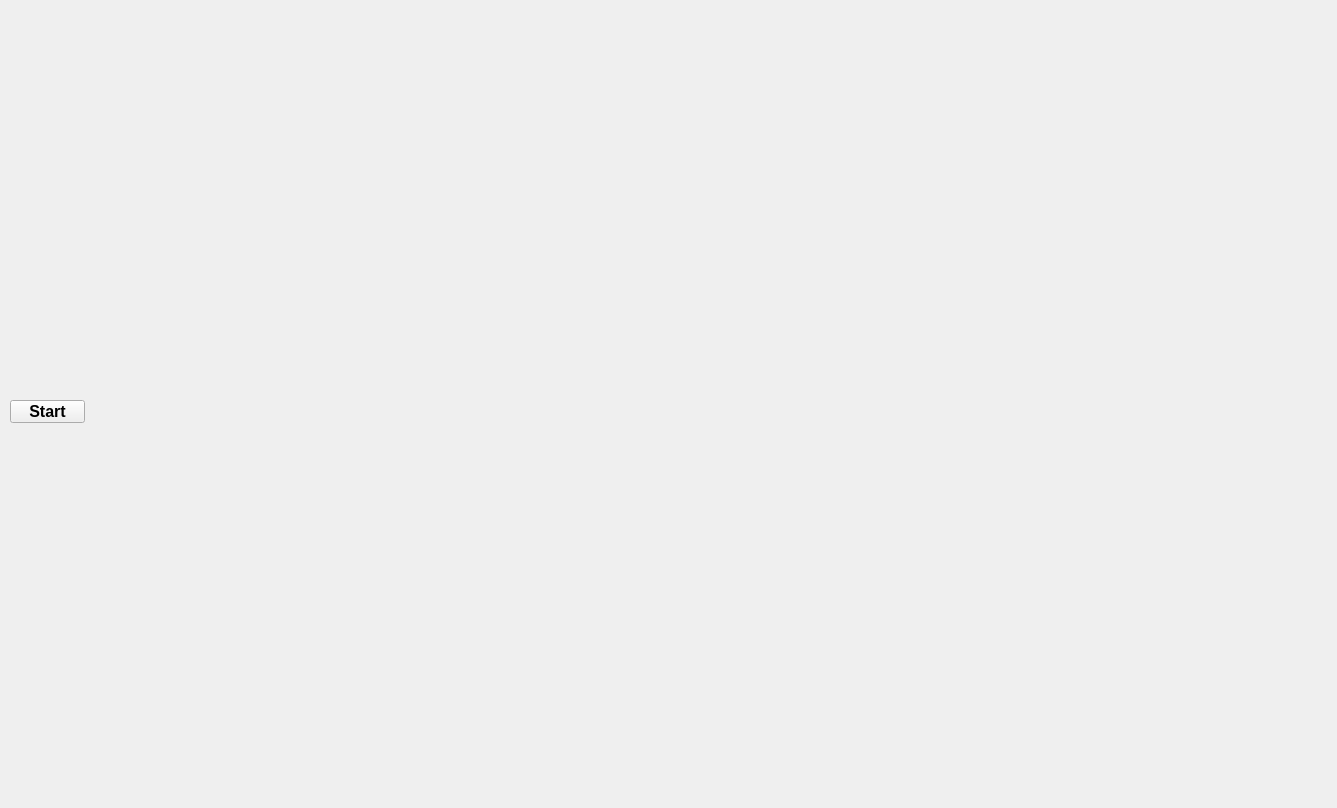
<?xml version="1.0" encoding="UTF-8"?>
<ui version="4.0">
 <class>SFGExperiment</class>
 <widget class="QMainWindow" name="SFGExperiment">
  <property name="geometry">
   <rect>
    <x>0</x>
    <y>0</y>
    <width>1337</width>
    <height>808</height>
   </rect>
  </property>
  <property name="windowTitle">
   <string>SFG</string>
  </property>
  <widget class="QWidget" name="centralwidget">
   <widget class="QWidget" name="StageWidget" native="true">
    <property name="geometry">
     <rect>
      <x>9</x>
      <y>9</y>
      <width>553</width>
      <height>392</height>
     </rect>
    </property>
   </widget>
   <widget class="QWidget" name="MessageWidget" native="true">
    <property name="geometry">
     <rect>
      <x>9</x>
      <y>418</y>
      <width>553</width>
      <height>381</height>
     </rect>
    </property>
   </widget>
   <widget class="QWidget" name="DetectorWidget" native="true">
    <property name="geometry">
     <rect>
      <x>568</x>
      <y>278</y>
      <width>761</width>
      <height>521</height>
     </rect>
    </property>
   </widget>
   <widget class="QWidget" name="TOPASWidget" native="true">
    <property name="geometry">
     <rect>
      <x>570</x>
      <y>10</y>
      <width>751</width>
      <height>251</height>
     </rect>
    </property>
   </widget>
   <widget class="QPushButton" name="pushButton">
    <property name="geometry">
     <rect>
      <x>10</x>
      <y>400</y>
      <width>75</width>
      <height>23</height>
     </rect>
    </property>
    <property name="font">
     <font>
      <pointsize>12</pointsize>
      <bold>true</bold>
     </font>
    </property>
    <property name="text">
     <string>Start</string>
    </property>
   </widget>
  </widget>
 </widget>
 <resources/>
 <connections/>
</ui>
